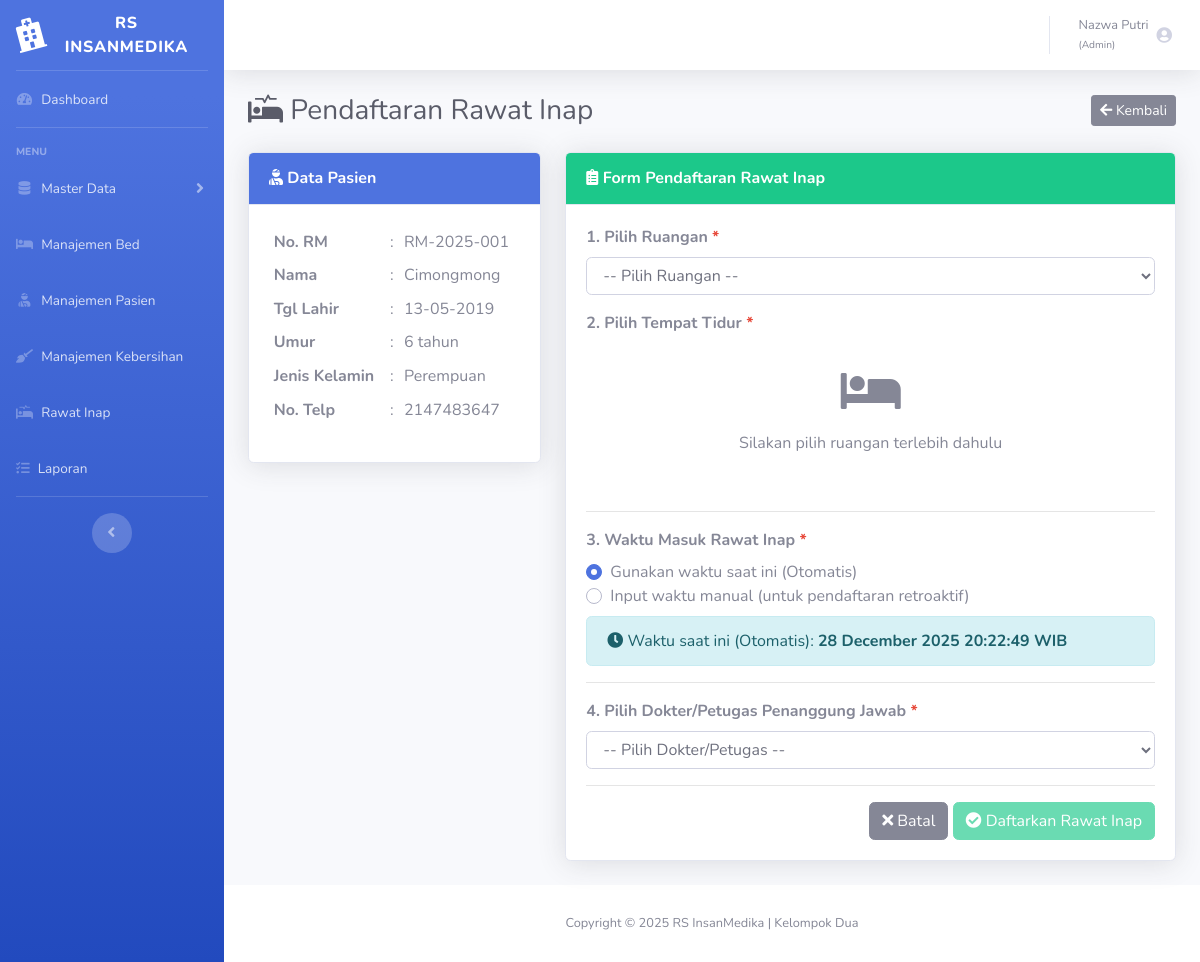
The app's page /rumahsakit/pasien/daftar.php?id=1 (signed in) with its own data.
### tables this page shows
CREATE TABLE `t_pasien` (
  `f_idpasien` int(11) NOT NULL,
  `f_norekmed` varchar(150) NOT NULL,
  `f_nama` varchar(150) NOT NULL,
  `f_tgllahir` date NOT NULL,
  `f_jnskelamin` enum('Laki-laki','Perempuan') NOT NULL,
  `f_notlp` varchar(11) NOT NULL,
  `f_alamat` varchar(150) NOT NULL,
  `f_created` datetime NOT NULL,
  `f_updated` datetime NOT NULL
);

### rumahsakit/dbcontroller.php (called while the page is built, shortened)
<?php
class dbcontroller
{
    private $host = '127.0.0.1';
    private $user = 'root';
    private $password = '';
    private $database = 'rumahsakit';
    private $koneksi;
    public function __construct()
    {
        $this->koneksi = $this->koneksiDB();
    }
    private function koneksiDB()
    {
        return mysqli_connect($this->host, $this->user, $this->password, $this->database);
    }
    public function getALL($sql)
    {
        $result = mysqli_query($this->koneksi, $sql);
        $data = [];
        if ($result) {
            while ($row = mysqli_fetch_assoc($result)) {
                $data[] = $row;
            }
        }
        return $data;
    }
}

### rumahsakit/pasien/daftar.php (the view, shortened to what this page needs)
<?php
require_once "../dbcontroller.php";
$db = new dbcontroller();
$id_pasien = null;
if (isset($_GET['id'])) {
    $id_pasien = intval($_GET['id']);
} else {
    header("Location: select.php");
    exit;
}
$sql_pasien = "SELECT * FROM t_pasien WHERE f_idpasien = $id_pasien";
$pasien_data = $db->getALL($sql_pasien);
$pasien = $pasien_data[0];
?>
<!DOCTYPE html>
<html lang="en">
<head>
    <link href="../vendor/fontawesome-free/css/all.min.css" rel="stylesheet" type="text/css">
    <link href="../css/sb-admin-2.min.css" rel="stylesheet">
</head>
<body id="page-top">
<div id="wrapper">
     <?php
        include '../sidebar.php';
        ?>
    <div id="content-wrapper" class="d-flex flex-column">
        <div id="content">
            <?php
                include '../topbar.php';
            ?>
            <div class="container-fluid">
                <div class="d-sm-flex align-items-center justify-content-between mb-4">
                    <h1 class="h3 mb-0 text-gray-800">
                        <i class="fas fa-procedures"></i> Pendaftaran Rawat Inap
                    </h1>
                    <a href="select.php" class="btn btn-secondary btn-sm">
                        <i class="fas fa-arrow-left"></i> Kembali
                    </a>
                </div>
                <div class="row">
                    <div class="col-lg-4">
                        <div class="card shadow mb-4">
                            <div class="card-header py-3 bg-primary">
                                <h6 class="m-0 font-weight-bold text-white">
                                    <i class="fas fa-user-injured"></i> Data Pasien
                                </h6>
                            </div>
                            <div class="card-body">
                                <table class="table table-borderless table-sm">
                                    <tr>
                                        <td class="font-weight-bold">No. RM</td>
                                        <td>:</td>
                                        <td><?= htmlspecialchars($pasien['f_norekmed']) ?></td>
                                    </tr>
                                    <tr>
                                        <td class="font-weight-bold">Nama</td>
                                        <td>:</td>
                                        <td><?= htmlspecialchars($pasien['f_nama']) ?></td>
                                    </tr>
                                    <tr>
                                        <td class="font-weight-bold">Tgl Lahir</td>
                                        <td>:</td>
                                        <td><?= date('d-m-Y', strtotime($pasien['f_tgllahir'])) ?></td>
                                    </tr>
                                    <tr>
                                        <td class="font-weight-bold">Umur</td>
                                        <td>:</td>
                                        <td><?= date_diff(date_create($pasien['f_tgllahir']), date_create('today'))->y ?> tahun</td>
                                    </tr>
                                    <tr>
                                        <td class="font-weight-bold">Jenis Kelamin</td>
                                        <td>:</td>
                                        <td><?= $pasien['f_jnskelamin'] ?></td>
                                    </tr>
                                    <tr>
                                        <td class="font-weight-bold">No. Telp</td>
                                        <td>:</td>
                                        <td><?= $pasien['f_notlp'] ?></td>
                                    </tr>
                                </table>
                            </div>
                        </div>
                    </div>
                    <div class="col-lg-8">
                        <div class="card shadow mb-4">
                            <div class="card-header py-3 bg-success">
                                <h6 class="m-0 font-weight-bold text-white">
                                    <i class="fas fa-clipboard-list"></i> Form Pendaftaran Rawat Inap
                                </h6>
                            </div>
                            <div class="card-body">
                                <form method="POST" action="" id="formDaftarRI">
                                    <div class="form-group">
                                        <label class="font-weight-bold">1. Pilih Ruangan <span class="text-danger">*</span></label>
                                        <select name="id_ruangan" id="id_ruangan" class="form-control" required>
                                            <option value="">-- Pilih Ruangan --</option>
                                        </select>
                                    </div>
                                    <div class="form-group">
                                        <label class="font-weight-bold">2. Pilih Tempat Tidur <span class="text-danger">*</span></label>
                                        <div id="bed-container" class="row">
                                            <div class="col-12 text-center text-muted py-4">
                                                <i class="fas fa-bed fa-3x mb-3"></i>
                                                <p>Silakan pilih ruangan terlebih dahulu</p>
                                            </div>
                                        </div>
                                    </div>
                                    <hr>
                                    <div class="form-group">
                                        <label class="font-weight-bold">3. Waktu Masuk Rawat Inap <span class="text-danger">*</span></label>
                                        <div class="custom-control custom-radio">
                                            <label class="custom-control-label" for="waktuAuto">
                                                Gunakan waktu saat ini (Otomatis)
                                            </label>
                                        </div>
                                        <div class="custom-control custom-radio mb-2">
                                            <label class="custom-control-label" for="waktuManual">
                                                Input waktu manual (untuk pendaftaran retroaktif)
                                            </label>
                                        </div>
                                        <div id="waktuSekarang" class="alert alert-info mt-2">
                                            <i class="fas fa-clock"></i> Waktu saat ini (Otomatis): <strong><?= date('d F Y H:i:s') ?> WIB</strong>
                                        </div>
                                    </div>
                                    <hr>
                                    <div class="form-group">
                                        <label class="font-weight-bold">4. Pilih Dokter/Petugas Penanggung Jawab <span class="text-danger">*</span></label>
                                        <select name="id_petugas" class="form-control" required>
                                            <option value="">-- Pilih Dokter/Petugas --</option>
                                        </select>
                                    </div>
                                    <hr>
                                    <div class="text-right">
                                        <a href="select.php" class="btn btn-secondary">
                                            <i class="fas fa-times"></i> Batal
                                        </a>
                                        <button type="submit" name="daftar" class="btn btn-success" id="btnDaftar" disabled>
                                            <i class="fas fa-check-circle"></i> Daftarkan Rawat Inap
                                        </button>
                                    </div>
                                </form>
                            </div>
                        </div>
                    </div>
                </div>
            </div>
        </div>
        <footer class="sticky-footer bg-white">
            <div class="container my-auto">
                <div class="copyright text-center my-auto">
                    <span>Copyright &copy; 2025 RS InsanMedika | Kelompok Dua</span>
                </div>
            </div>
        </footer>
    </div>
</div>
</body>
</html>

### records on screen
t_pasien: f_norekmed "RM-2025-001", f_nama "Cimongmong", f_tgllahir "13-05-2019", f_tgllahir "6", f_jnskelamin "Perempuan", f_notlp "2147483647"

### other values on screen
$nama_petugas "Nazwa Putri"
$role_petugas "Admin"
